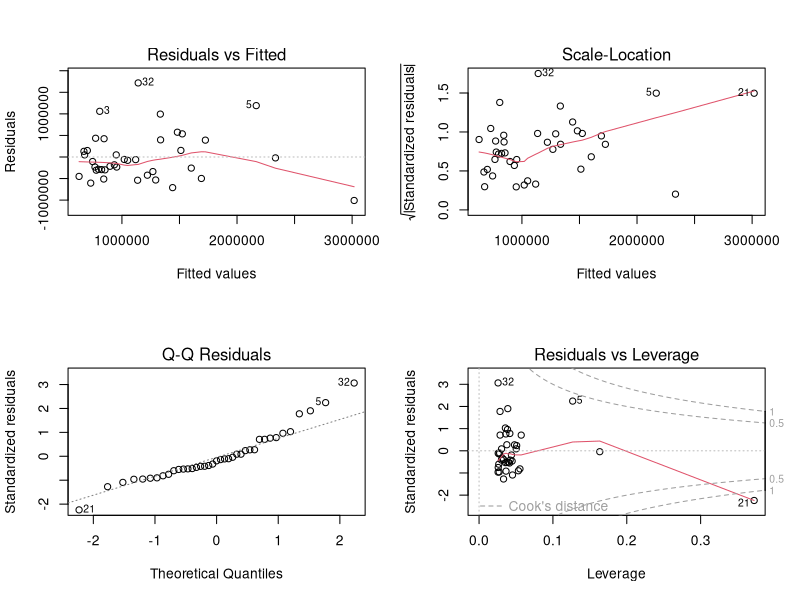
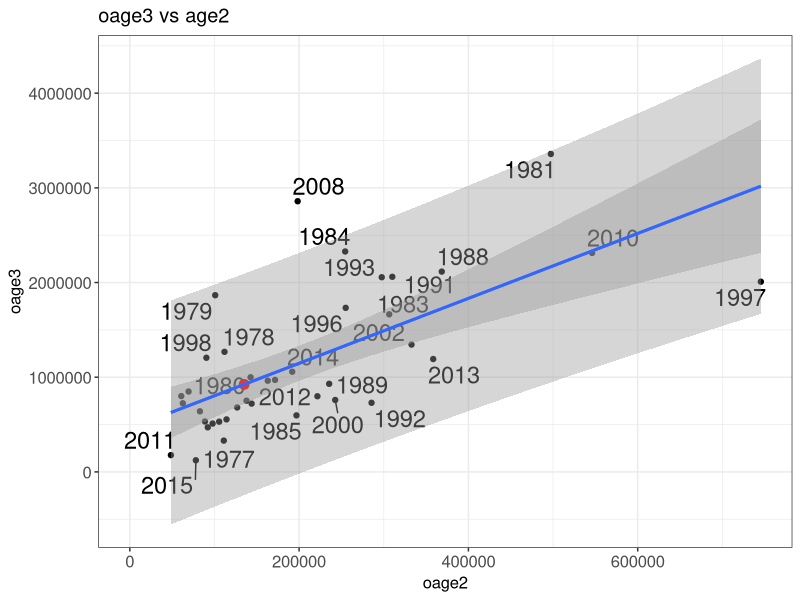
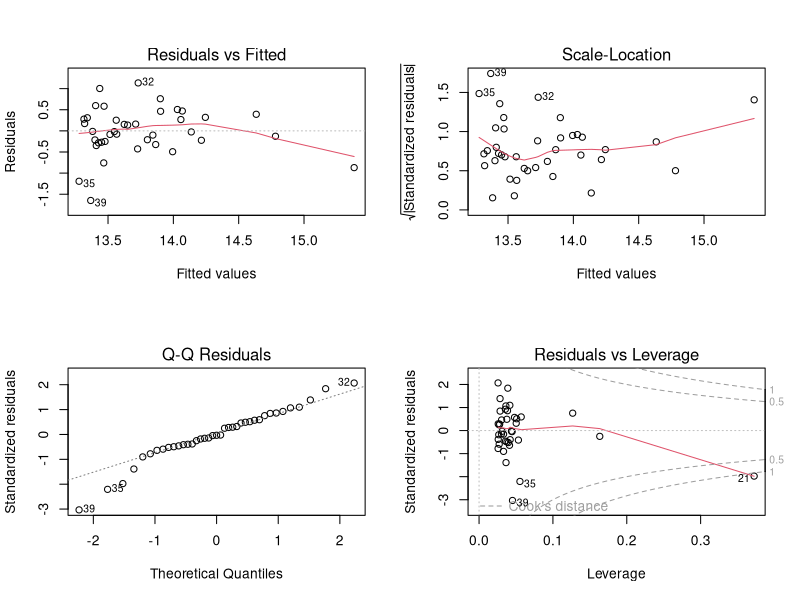
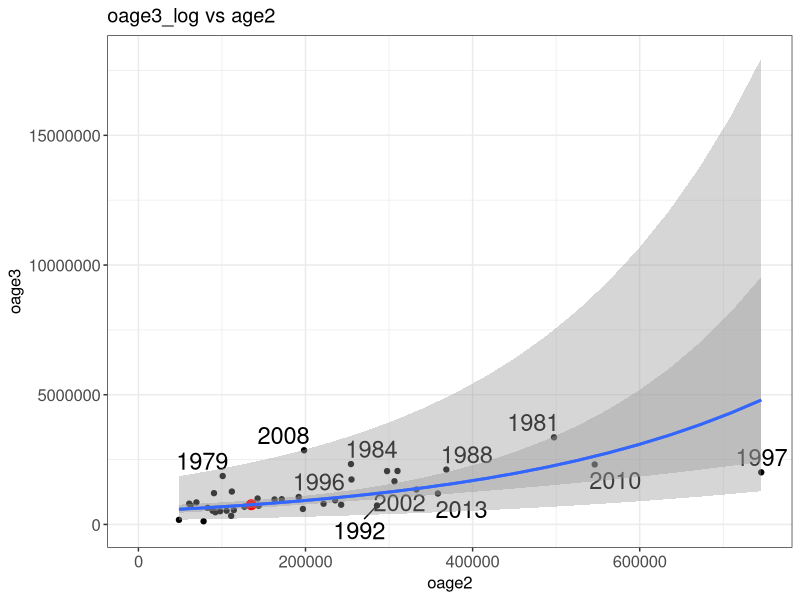
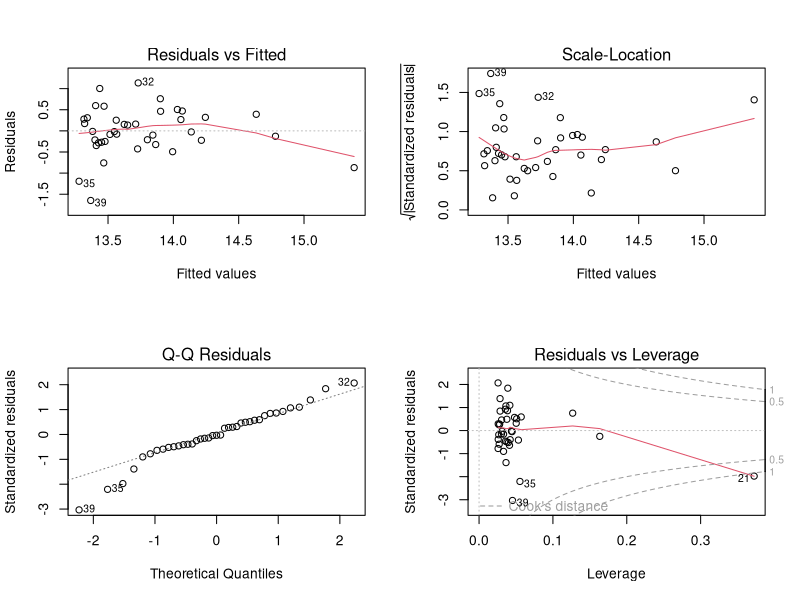
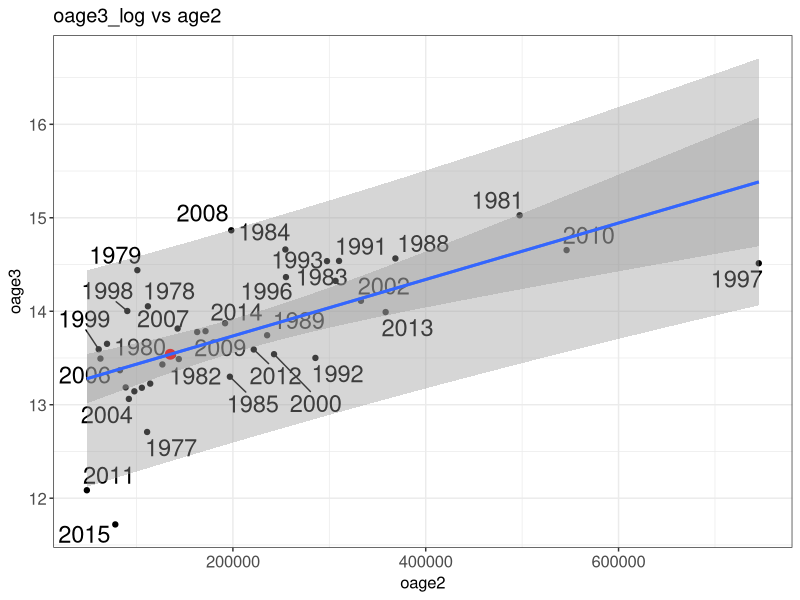

Recreate these plots in R, in order.
# notes ----
# chigkik forecast
# sarah.power@alaska.gov
# 11/06/2018

# load ----
library(tidyverse)
library(lubridate)
library(ggrepel)
library(broom)#for cleaning up data, used in predction
library(caret)#used for cross validation 
library(here)
options(scipen=999)

# data ----
chig <- read_csv('data/Chignik Early_Run2019fx.csv') %>%
  select(-oage5, -Total) %>%
  filter(outmigration_year >= 1977 & outmigration_year < 2016) %>%
  mutate(oage2_log = log(oage2),
         oage3_log = log(oage3))

# analysis ----
oage1_median <- median(chig$oage1, na.rm = TRUE) 
oage4_median <- median(chig$oage4, na.rm = TRUE)

# model for ocean age 3 (oage3)
oage3_model_1 <- lm(oage3 ~ oage2, data = chig)
#preds_oage3_model_1 <- evaluate_model(oage3_model_1, data = chig)
layout(matrix(c(1,2,3,4),2,2))
plot(oage3_model_1)
summary(oage3_model_1) # show results
r2 = format(summary(oage3_model_1)$r.squared, digits = 3)
RSS <- c(crossprod(oage3_model_1$residuals))
MSE <- RSS / length(oage3_model_1$residuals)
(RMSE <- sqrt(MSE))

#use to plot the new predicted point on the graph
new_data <- data.frame(oage2=  135057.48) #put in 2016 year oage2 *Note need to automate this

newpoint <- broom::augment(oage3_model_1, newdata = new_data)
(pred <- predict(oage3_model_1, newdata = new_data, interval = "prediction", level = 0.95))
lwr <- pred[2]
upr <- pred[3]
predict(oage3_model_1, newdata = new_data, interval = "confidence", level = 0.95)

#Use to make 95% CI and PI 
minoage2 <- round(min(chig$oage2, na.rm = TRUE),0)
maxoage2 <- round(max(chig$oage2, na.rm = TRUE),0)
predx <- data.frame(oage2 = seq(from = minoage2, to = maxoage2, by = (maxoage2-minoage2)/19))

# ... confidence interval
conf.int <- cbind(predx, predict(oage3_model_1, newdata = predx, interval = "confidence", level = 0.95))

# ... prediction interval
pred.int <- cbind(predx, predict(oage3_model_1, newdata = predx, interval = "prediction", level = 0.95))

m <- oage3_model_1
#Add text to the graph
lm_eqn <- function(df){
  m <- lm(oage3 ~ oage2, df);
  eq <- substitute(italic(oage3) == a + b %.% italic(oage2)*","~~italic(r)^2~"="~r2, 
                   list(a = format(coef(m)[1], digits = 2), 
                        b = format(coef(m)[2], digits = 2), 
                        r2 = format(summary(m)$r.squared, digits = 3)))
  as.character(as.expression(eq));                 
}

lm_eqn(chig)
# 
g.pred <- ggplot(pred.int, aes(x = oage2, y = fit)) +
  geom_point(data = chig, aes(x = oage2, y = oage3)) + #plots all the points
  geom_text_repel(data = chig, aes(x = oage2, y = oage3, label = outmigration_year), size = 6) +
  geom_smooth(data = pred.int, aes(ymin = lwr, ymax = upr), stat = "identity") + # prediction interval
  geom_point(data = newpoint, aes(y = .fitted), size = 3, color = "red") + # adds this years new point
  #geom_text(data = newpoint, aes(x = oage2, y = .fitted, label = round(.fitted, 0 )), adj = 1, size = 6) +  
  geom_text(data = newpoint, aes(x = oage2, y = .fitted, label = "2017"), adj = 6) +  
  geom_smooth(data = conf.int, aes(ymin = lwr, ymax = upr), stat = "identity") + #confidence interval
  #geom_text(x = 5, y = 75000, label = lm_eqn(chig), parse = TRUE, adj = 0, size = 10) +
  expand_limits(y=c(0 , 80000)) +
  expand_limits(x=c(0 , 50)) + #export, save copy to clip board 1400 X 1200 for power point & 850 x 550 for document.
  theme_bw() +
  theme(text = element_text(size=12), axis.text.x = element_text(size = 12), axis.text.y = element_text(size = 12)) +
  xlab("oage2") +
  ylab("oage3") +
  ggtitle("oage3 vs age2")

g.pred  

#Repeated K- fold Cross validation

# define training control 
train_control <- trainControl(method="repeatedcv", number=10, repeats=4)
#I used number of K-folds = 4 since I have 4*5 = 210 is lose to the 20 years of data I have

# train the model
model <- train(oage3 ~ oage2, data=chig, trControl=train_control, method="lm")
# summarize results
print(model) #get full model RMSE (Root Mean Square Error)

oage3_pred <- predict(model, chig) # necessary step to get training RMSE
postResample(pred = oage3_pred, obs = chig$oage3) #To get training RMSE
#Compare training RMSE to (full) RMSE




# log models

# model for ocean age 3 (oage3)
oage3_log_model_1 <- lm(oage3_log ~ oage2, data = chig)
#preds_oage3_log_model_1 <- evaluate_model(oage3_log_model_1, data = chig)
layout(matrix(c(1,2,3,4),2,2))
plot(oage3_log_model_1)
summary(oage3_log_model_1) # show results
r2 = format(summary(oage3_log_model_1)$r.squared, digits = 3)
RSS <- c(crossprod(oage3_log_model_1$residuals))
MSE <- RSS / length(oage3_log_model_1$residuals)
(RMSE <- sqrt(MSE))

#use to plot the new predicted point on the graph
new_data <- data.frame(oage2=  135057.48) #put in 2016 year oage2 *Note need to automate this

newpoint <- broom::augment(oage3_log_model_1, newdata = new_data)
(pred <- predict(oage3_log_model_1, newdata = new_data, interval = "prediction", level = 0.95))
pred <- exp(pred)
lwr <- pred[2]
upr <- pred[3]
exp(predict(oage3_log_model_1, newdata = new_data, interval = "confidence", level = 0.95))

#Use to make 95% CI and PI 
minoage2 <- round(min(chig$oage2, na.rm = TRUE),0)
maxoage2 <- round(max(chig$oage2, na.rm = TRUE),0)
predx <- data.frame(oage2 = seq(from = minoage2, to = maxoage2, by = (maxoage2-minoage2)/19))

# ... confidence interval
conf.int <- cbind(predx, exp(predict(oage3_log_model_1, newdata = predx, interval = "confidence", level = 0.95)))

# ... prediction interval
pred.int <- cbind(predx, exp(predict(oage3_log_model_1, newdata = predx, interval = "prediction", level = 0.95)))

m <- oage3_log_model_1
#Add text to the graph
lm_eqn <- function(df){
  m <- lm(oage3_log ~ oage2, df);
  eq <- substitute(italic(oage3_log) == a + b %.% italic(oage2)*","~~italic(r)^2~"="~r2, 
                   list(a = format(coef(m)[1], digits = 2), 
                        b = format(coef(m)[2], digits = 2), 
                        r2 = format(summary(m)$r.squared, digits = 3)))
  as.character(as.expression(eq));                 
}

lm_eqn(chig)
# 
g.pred <- ggplot(pred.int, aes(x = oage2, y = fit)) +
  geom_point(data = chig, aes(x = oage2, y = oage3)) + #plots all the points
  geom_text_repel(data = chig, aes(x = oage2, y = oage3, label = outmigration_year), size = 6) +
  geom_smooth(data = pred.int, aes(ymin = lwr, ymax = upr), stat = "identity") + # prediction interval
  geom_point(data = newpoint, aes(y = exp(.fitted)), size = 3, color = "red") + # adds this years new point
  #geom_text(data = newpoint, aes(x = oage2, y = .fitted, label = round(.fitted, 0 )), adj = 1, size = 6) +  
  geom_text(data = newpoint, aes(x = oage2, y = .fitted, label = "2017"), adj = 6) +  
  geom_smooth(data = conf.int, aes(ymin = lwr, ymax = upr), stat = "identity") + #confidence interval
  #geom_text(x = 5, y = 75000, label = lm_eqn(chig), parse = TRUE, adj = 0, size = 10) +
  expand_limits(y=c(0 , 80000)) +
  expand_limits(x=c(0 , 50)) + #export, save copy to clip board 1400 X 1200 for power point & 850 x 550 for document.
  theme_bw() +
  theme(text = element_text(size=12), axis.text.x = element_text(size = 12), axis.text.y = element_text(size = 12)) +
  xlab("oage2") +
  ylab("oage3") +
  ggtitle("oage3_log vs age2")

g.pred  

#Repeated K- fold Cross validation

# define training control 
train_control <- trainControl(method="repeatedcv", number=10, repeats=4)
#I used number of K-folds = 4 since I have 4*5 = 210 is lose to the 20 years of data I have

# train the model
model <- train(oage3_log ~ oage2, data=chig, trControl=train_control, method="lm")
# summarize results
print(model) #get full model RMSE (Root Mean Square Error)

oage3_log_pred <- predict(model, chig) # necessary step to get training RMSE
postResample(pred = oage3_log_pred, obs = chig$oage3_log) #To get training RMSE
#Compare training RMSE to (full) RMSE


#######################################
#log model with results/graph in log scale
oage3_log_model_1 <- lm(oage3_log ~ oage2, data = chig)
#preds_oage3_log_model_1 <- evaluate_model(oage3_log_model_1, data = chig)
layout(matrix(c(1,2,3,4),2,2))
plot(oage3_log_model_1)
summary(oage3_log_model_1) # show results
r2 = format(summary(oage3_log_model_1)$r.squared, digits = 3)
RSS <- c(crossprod(oage3_log_model_1$residuals))
MSE <- RSS / length(oage3_log_model_1$residuals)
(RMSE <- sqrt(MSE))

#use to plot the new predicted point on the graph
new_data <- data.frame(oage2=  135057.48) #put in 2016 year oage2 *Note need to automate this

newpoint <- broom::augment(oage3_log_model_1, newdata = new_data)
(pred <- predict(oage3_log_model_1, newdata = new_data, interval = "prediction", level = 0.95))
#pred <- exp(pred)
lwr <- pred[2]
upr <- pred[3]
predict(oage3_log_model_1, newdata = new_data, interval = "confidence", level = 0.95)

#Use to make 95% CI and PI 
minoage2 <- round(min(chig$oage2, na.rm = TRUE),0)
maxoage2 <- round(max(chig$oage2, na.rm = TRUE),0)
predx <- data.frame(oage2 = seq(from = minoage2, to = maxoage2, by = (maxoage2-minoage2)/19))

# ... confidence interval
conf.int <- cbind(predx, predict(oage3_log_model_1, newdata = predx, interval = "confidence", level = 0.95))

# ... prediction interval
pred.int <- cbind(predx, predict(oage3_log_model_1, newdata = predx, interval = "prediction", level = 0.95))

m <- oage3_log_model_1
#Add text to the graph
lm_eqn <- function(df){
  m <- lm(oage3_log ~ oage2, df);
  eq <- substitute(italic(oage3_log) == a + b %.% italic(oage2)*","~~italic(r)^2~"="~r2, 
                   list(a = format(coef(m)[1], digits = 2), 
                        b = format(coef(m)[2], digits = 2), 
                        r2 = format(summary(m)$r.squared, digits = 3)))
  as.character(as.expression(eq));                 
}

lm_eqn(chig)
# 
g.pred <- ggplot(pred.int, aes(x = oage2, y = fit)) +
  geom_point(data = chig, aes(x = oage2, y = oage3_log)) + #plots all the points
  geom_text_repel(data = chig, aes(x = oage2, y = oage3_log, label = outmigration_year), size = 6) +
  geom_smooth(data = pred.int, aes(ymin = lwr, ymax = upr), stat = "identity") + # prediction interval
  geom_point(data = newpoint, aes(y = .fitted), size = 3, color = "red") + # adds this years new point
  #geom_text(data = newpoint, aes(x = oage2, y = .fitted, label = round(.fitted, 0 )), adj = 1, size = 6) +  
  geom_text(data = newpoint, aes(x = oage2, y = .fitted, label = "2017"), adj = 6) +  
  geom_smooth(data = conf.int, aes(ymin = lwr, ymax = upr), stat = "identity") + #confidence interval
  #geom_text(x = 5, y = 75000, label = lm_eqn(chig), parse = TRUE, adj = 0, size = 10) +
  #expand_limits(y=c(0 , 80000)) +
  #expand_limits(x=c(0 , 50)) + #export, save copy to clip board 1400 X 1200 for power point & 850 x 550 for document.
  theme_bw() +
  theme(text = element_text(size=12), axis.text.x = element_text(size = 12), axis.text.y = element_text(size = 12)) +
  xlab("oage2") +
  ylab("oage3") +
  ggtitle("oage3_log vs age2")

g.pred  

#Repeated K- fold Cross validation

# define training control 
train_control <- trainControl(method="repeatedcv", number=10, repeats=4)
#I used number of K-folds = 4 since I have 4*5 = 210 is lose to the 20 years of data I have

# train the model
model <- train(oage3_log ~ oage2, data=chig, trControl=train_control, method="lm")
# summarize results
print(model) #get full model RMSE (Root Mean Square Error)

oage3_log_pred <- predict(model, chig) # necessary step to get training RMSE
postResample(pred = oage3_log_pred, obs = chig$oage3_log) #To get training RMSE
#Compare training RMSE to (full) RMSE
